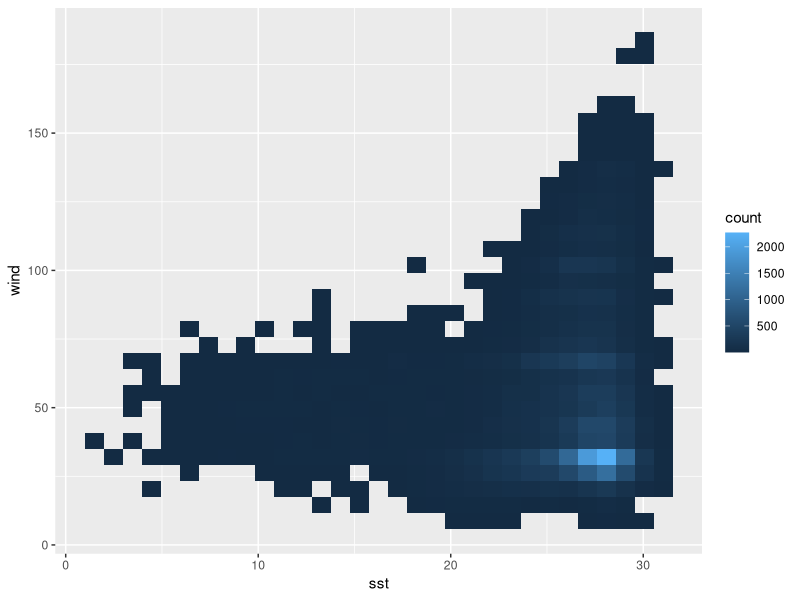
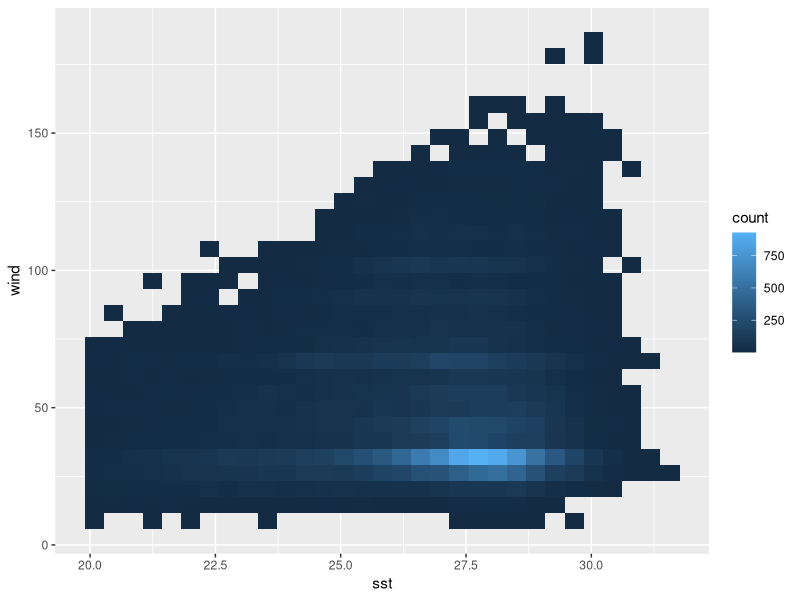
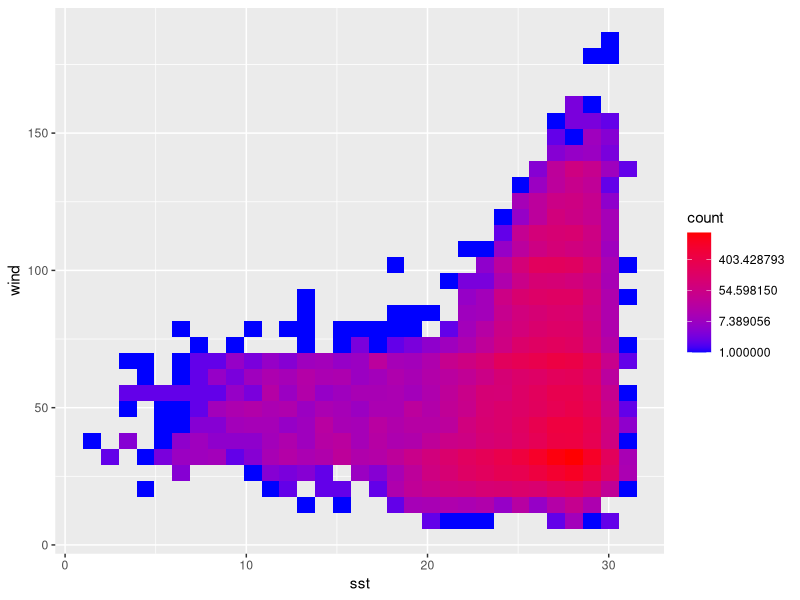
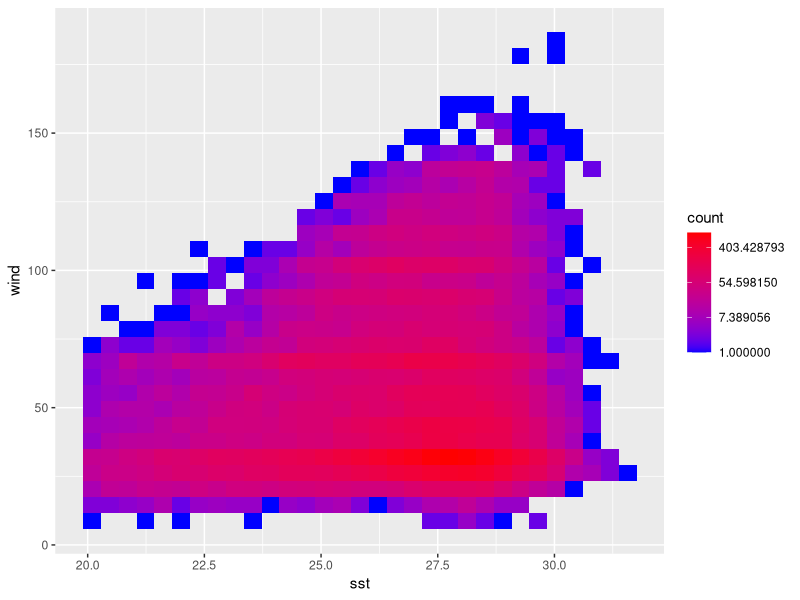
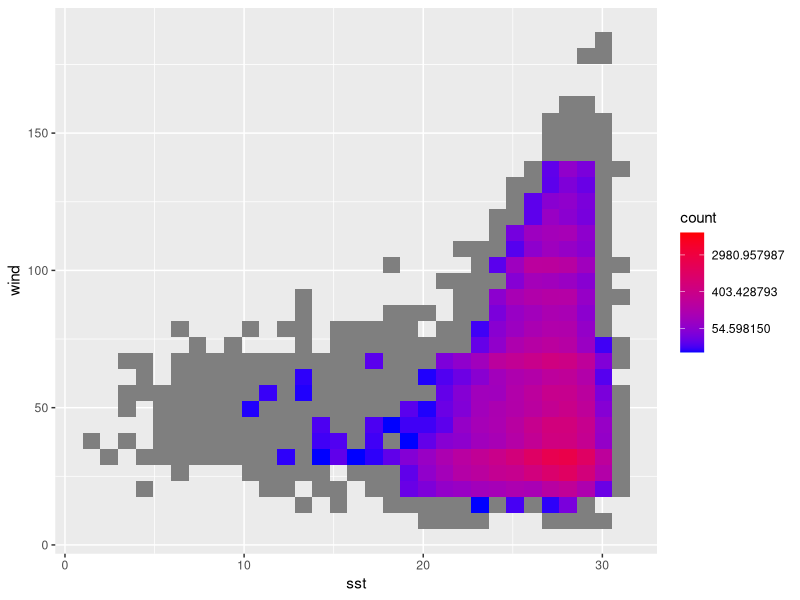
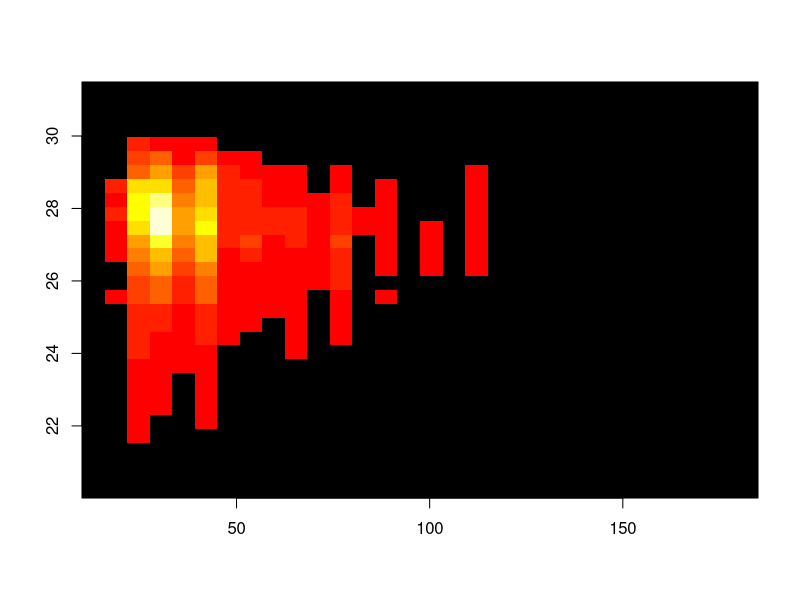
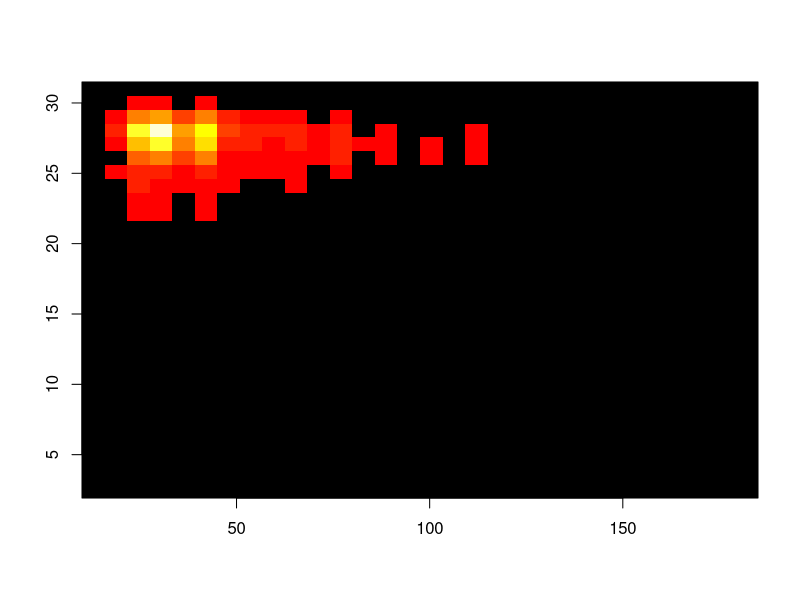
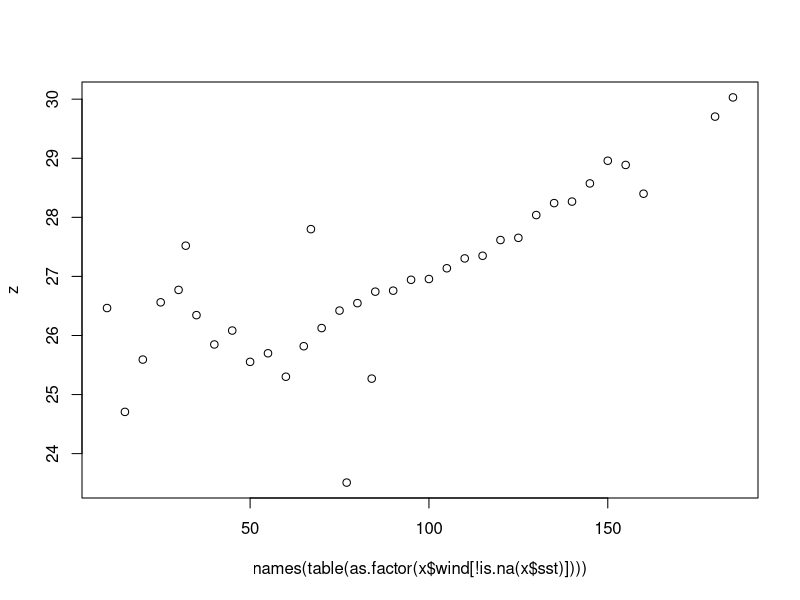

Recreate these plots in R, in order.
library(tidyverse)
library(gplots)

# Load data ------------------------------------------------

x <- data.table::fread('data/hurdat2-oisst-1981-2016.csv')

# Heatmaps -------------------------------------------------

# Basic
ggplot(x, aes(x = sst, y = wind)) +
	stat_bin2d()

# Filtering
ggplot(x %>% filter(sst > 20), aes(x = sst, y = wind)) +
	stat_bin2d(bins=30)

# Changing colours
ggplot(x, aes(x = sst, y = wind)) +
	stat_bin2d(bins=30) +
	scale_fill_gradient(high="red", low="blue", trans="log")

ggplot(x %>% filter(sst >= 20), aes(x = sst, y = wind)) +
	stat_bin2d(bins=30) +
	scale_fill_gradient(high="red", low="blue", trans="log")

# Adding limits
ggplot(x , aes(x = sst, y = wind)) +
	stat_bin2d() +
	scale_fill_gradient(high="red", low="blue",
											trans="log", limits = c(15,10000))

# Using gplots (Isabel style)
hist2d(x$wind[x$sst>20],x$sst[x$sst>20],nbins=30)
hist2d(x$wind,x$sst,nbins=30)

# Lapply Functions -----------------------------------------

# Test
z <- tapply(x$sst[!is.na(x$sst)],as.factor(x$wind[!is.na(x$sst)]),mean)
plot(names(table(as.factor(x$wind[!is.na(x$sst)]))),z)
plot(names(table(as.factor(x$wind[!is.na(x$sst)]))),z,ylim=c(0,30))

# Plot 1
plot(x$wind,x$sst,col="grey")
points(names(table(as.factor(x$wind[!is.na(x$sst)]))),z,ylim=c(0,30),col="red")
lines(names(table(as.factor(x$wind[!is.na(x$sst)]))),z,ylim=c(0,30),col="red")

# Plot 2
plot(x$sst,x$wind,col="grey")
lines(z,names(table(as.factor(x$wind[!is.na(x$sst)]))),ylim=c(0,30),col="red")
z <- tapply(x$wind[!is.na(x$sst)],cut(x$sst[!is.na(x$sst)],breaks=100),mean)
lines(z,ylim=c(0,30),col="red")
z <- tapply(x$sst[!is.na(x$sst)],as.factor(x$wind[!is.na(x$sst)]),max)
lines(names(table(as.factor(x$wind[!is.na(x$sst)]))),z,ylim=c(0,30),col="blue")

# Correlation
cor(x$wind[!is.na(x$sst)],x$sst[!is.na(x$sst)])
